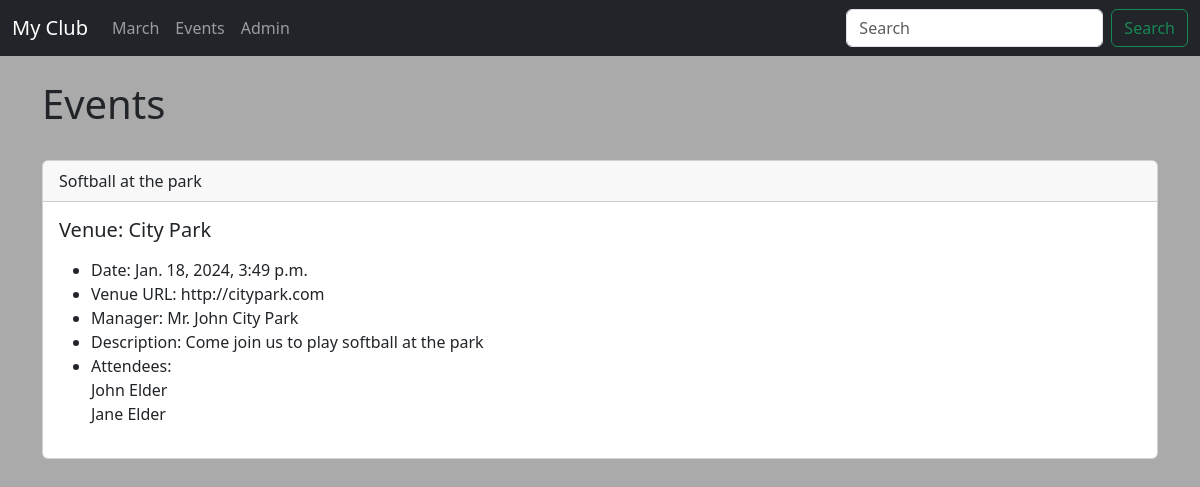
/events/, run on an earlier commit of the app's database.
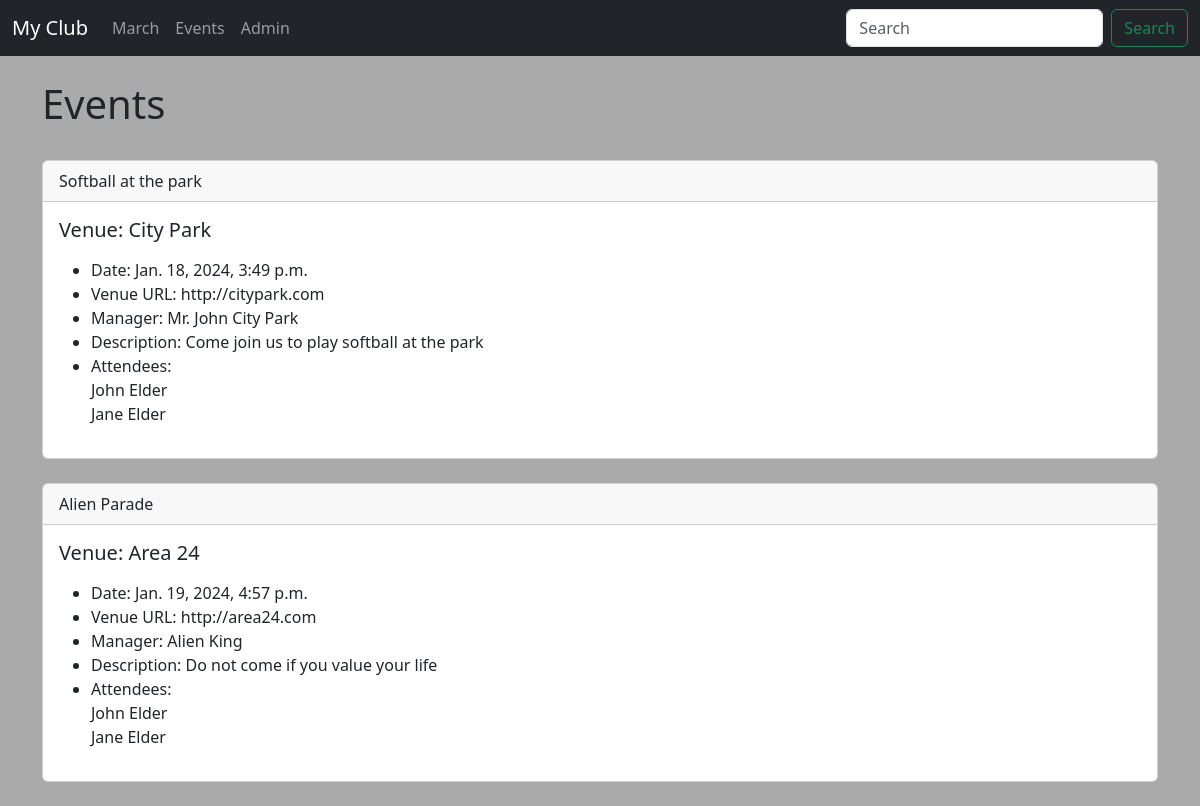
And on a later commit of the database.
### events/models.py (models this page shows)
class Event(models.Model):
    name = models.CharField(max_length=120)
    event_date = models.DateTimeField()
    venue = models.ForeignKey(Venue, blank=True, null=True, on_delete=models.CASCADE)
    manager = models.CharField(max_length=60)
    description = models.TextField(blank=True)
    attendees = models.ManyToManyField(MyClubUser, blank=True)
    def __str__(self):
        return self.name

class Venue(models.Model):
    name = models.CharField(max_length=120)
    address = models.CharField(max_length=300)
    zip_code = models.CharField(max_length=15)
    phone = models.CharField(max_length=25)
    web = models.URLField()
    email_address = models.EmailField()
    def __str__(self):
        return self.name

class MyClubUser(models.Model):
    first_name = models.CharField(max_length=30)
    last_name = models.CharField(max_length=30)
    email = models.EmailField()
    def __str__(self):
        return self.first_name + ' ' + self.last_name

### events/views.py (the view)
# urls.py: path('events/', views.all_events, name="list-events")
def all_events(request):
    event_list = Event.objects.all()
    context = {
        "event_list" : event_list,
    }
    return render(request, 'event_list.html', context)

### events/templates/event_list.html (shortened to what this page needs)
{% extends 'base.html' %}
{% block content %}
<h1>Events</h1>
<br>
{% for event in event_list %}
<div class="card">
    <div class="card-header">
        {{ event }}
    </div>
    <div class="card-body">
      <h5 class="card-title">Venue: {{ event.venue }}</h5>
      <p class="card-text">
        <ul>
            <li>Date: {{ event.event_date }}</li>
            <li>Venue URL: {{ event.venue.web }}</li>
            <li>Manager: {{ event.manager }}</li>
            <li>Description: {{ event.description }}</li>
            <li>Attendees:<br>
                {% for user in event.attendees.all %}
                     {{ user }} <br>
                {% endfor %}
            </li>
        </ul>
      </p>
    </div>
</div>
<br>
{% endfor %}
{% endblock %}

### events/templates/base.html (shortened to what this page needs)
<!DOCTYPE html>
<html lang="en">
<head>
    <link href="https://cdn.jsdelivr.net/npm/bootstrap@5.3.2/dist/css/bootstrap.min.css" rel="stylesheet">
</head>
<body style="background-color: #aaaaaa;">
    {% include 'navbar.html' %}
    <br>
<div class="container">
    {% block content %}
    {% endblock %}
</div>
</body>
</html>

### events/templates/navbar.html (shortened to what this page needs)
<nav class="navbar navbar-expand-lg navbar-dark bg-dark">
    <div class="container-fluid">
      <a class="navbar-brand" href="{% url 'home' %}">My Club</a>
      <div class="collapse navbar-collapse" id="navbarSupportedContent">
        <ul class="navbar-nav me-auto mb-2 mb-lg-0">
          <li class="nav-item">
            <a class="nav-link" href="{% url 'home' '2024' 'March' %}">March</a>
          </li>
          <li class="nav-item">
            <a class="nav-link" href="{% url 'list-events' %}">Events</a>
          </li>
          <li class="nav-item">
            <a class="nav-link" href="/admin">Admin</a>
          </li>
        </ul>
        <form class="d-flex" role="search">
          <input class="form-control me-2" type="search" placeholder="Search" aria-label="Search">
          <button class="btn btn-outline-success" type="submit">Search</button>
        </form>
      </div>
    </div>
  </nav>

What changed in the data, as far as the page shows it:
added Event: name "Alien Parade", venue "Area 24", event_date "Jan. 19, 2024, 4:57 p.m.", venue.web "http://area24.com", manager "Alien King", description "Do not come if you value your life", MyClubUser (first_name+last_name "John Elder"), MyClubUser (first_name+last_name "Jane Elder")
